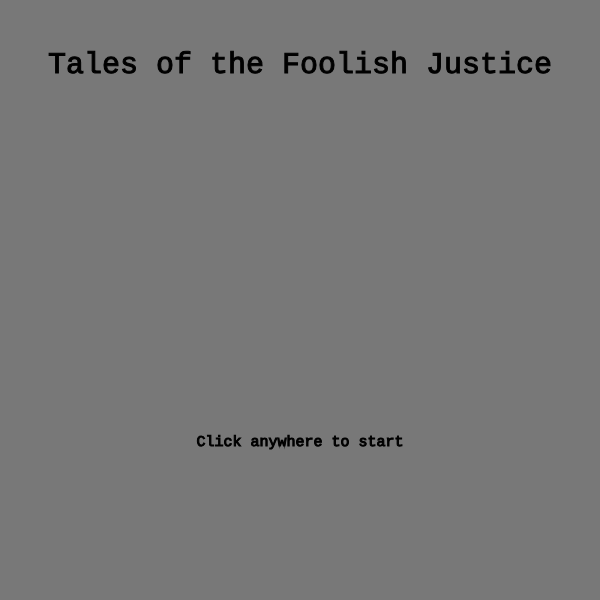
Frame 1 (no input)
Frame 60 (no input): identical to frame 1, image omitted
Frame 120 (the mouse pressed at the canvas centre since frame 60): identical to frame 1, image omitted

The p5.js sketch that drew this single still picture (run headless with seeded random() and noise() and a simulated clock; from frame 60 on, the mouse is pressed at the canvas centre):

// p5.js sketch
// ── sketch.js
'use strict';



let state = 'title';
let cnv;

function setup() {
  cnv = createCanvas(600, 600);
  
}

function draw() {


  if (state ==='title'){
    title();
    cnv.mouseClicked(titleMouseClicked);
  } else if (state === 'level 1'){
    level1();
    cnv.mouseClicked(level1MouseClicked);
  }else if (state === 'level 2'){
    level2();
  }
}

// function canvasClicked(){
//   console.log('canvas is clicked');
// }

// function mousePressed(){
//   state = 'level 1';
// }

function title() {
  background(120);
  textFont('Courier New');
  textSize(30);
  textAlign(CENTER, TOP);
  stroke(0);
  text('Tales of the Foolish Justice', 300,50);

  textSize(15);
  textAlign(CENTER, BOTTOM)
  text('Click anywhere to start', 300,450);
}

function titleMouseClicked(){
    state = 'level 1';
}

function level1(){
  background(58, 79, 94);
}

function level1MouseClicked(){
  state = 'level 2';
}

function level2(){
  background(100);
}
// ── style.css
html, body {
  margin: 0;
  padding: 0;
}

body{
  margin: 5px auto 5 auto;
  width: 100%;
  text-align: center;
  font-family: Copperplate, fantasy;
}

canvas {
  display: block;
  margin: 10px auto 10px auto;

}
